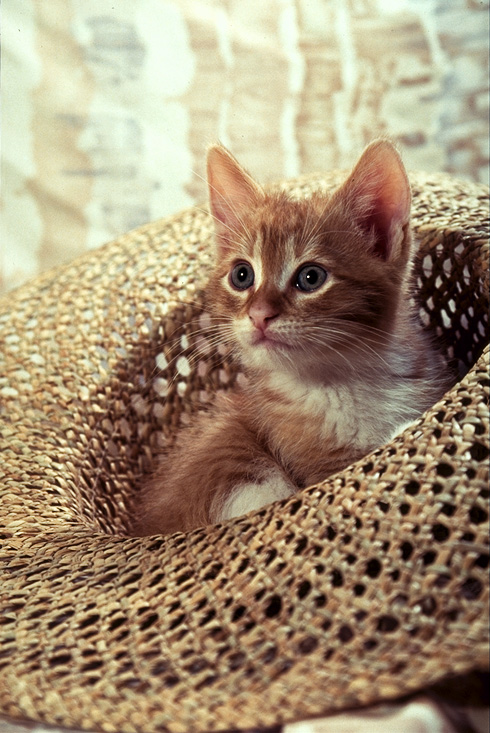
#> input picture cat.png, 490 x 733 px
$ python 'pencil sketch.py'
#> lines starting #> are read from the running program, lines starting #| are printed output that depends on the picture
import cv2
import numpy as np

#reading imagae from file
img = cv2.imread("cat.png")#add you png or jpg file here.
#> img is the input picture: shape (733, 490, 3); mean B, G, R 116.7, 143.2, 162.7
kernel_sharpening = np.array([[-1,-1,-1],
                              [-1, 9,-1],
                              [-1,-1,-1]])
sharpened = cv2.filter2D(img,-1,kernel_sharpening)
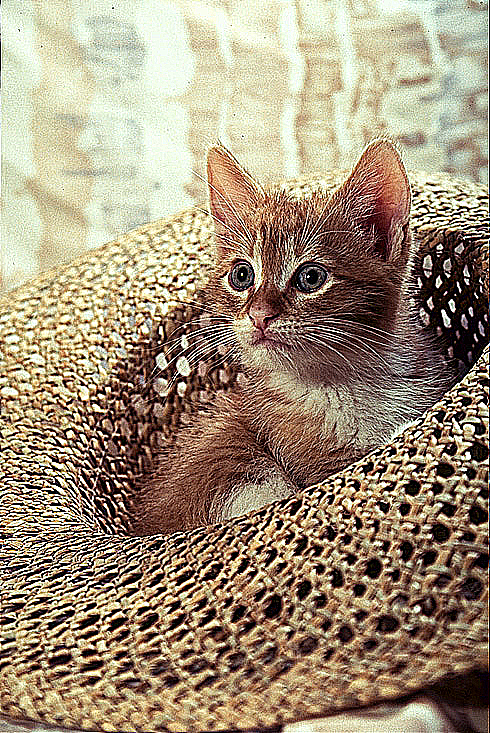
#> sharpened: shape (733, 490, 3); mean B, G, R 121.3, 144.3, 160.7
gray = cv2.cvtColor(sharpened , cv2.COLOR_BGR2GRAY)
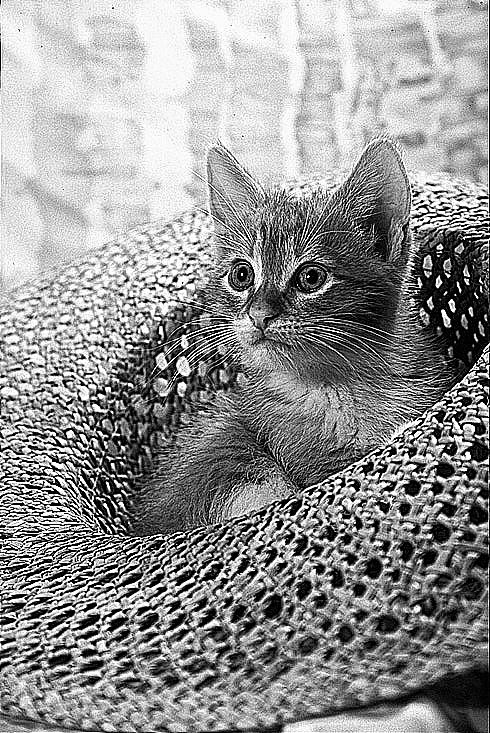
#> gray: shape (733, 490); min 0, max 255, mean 146.6
inv = 255-gray
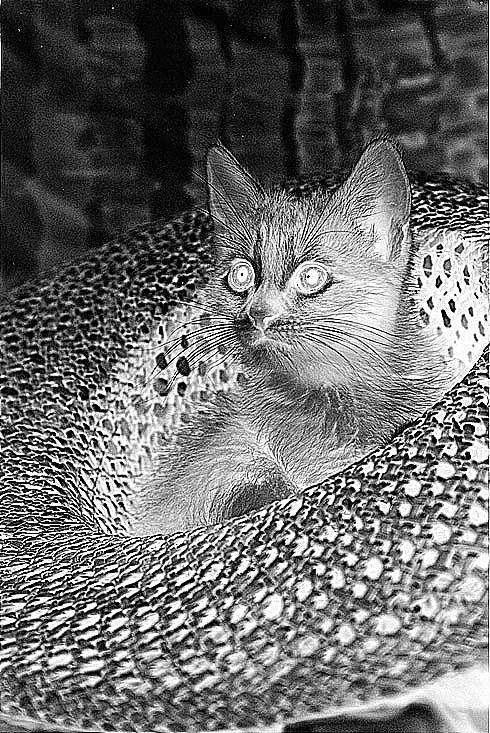
#> inv: shape (733, 490); min 0, max 255, mean 108.4
gaussgray = cv2.GaussianBlur(inv,ksize=(15,15),sigmaX=0,sigmaY=0)
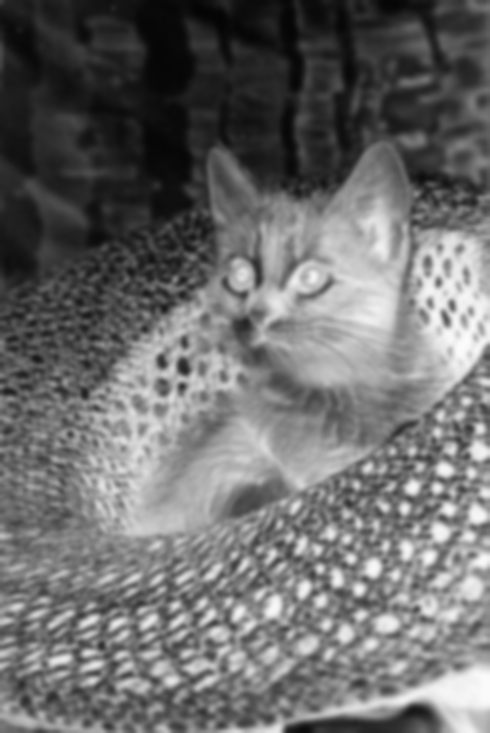
#> gaussgray: shape (733, 490); min 4, max 252, mean 108.3
#PENCIL SKETCH EFFECT
def dodgeV2(image,mask):
    return cv2.divide(image,255-mask,scale=256)
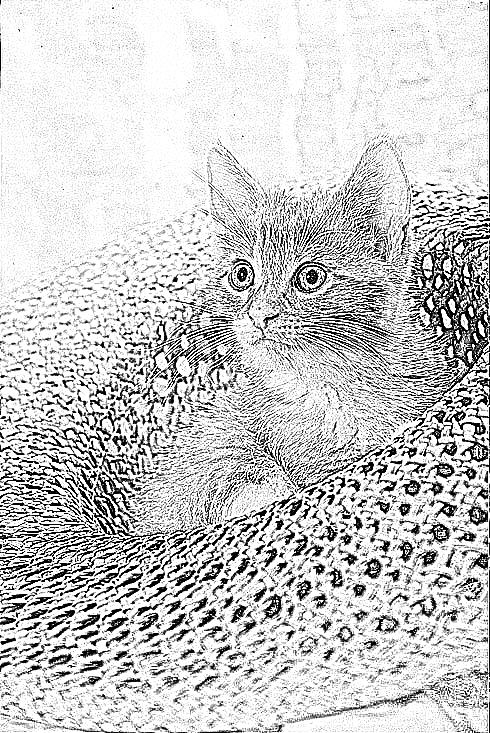
#> returned value: shape (733, 490); min 0, max 255, mean 203.3
pencil_img = dodgeV2(gray,gaussgray)
print('Pencil Sketch effect Applied.')

#comparing original vs resized
cv2.imshow('ORIGINAL',img)
cv2.imshow('PENCIL-SKETCH',pencil_img)

cv2.waitKey(0)
cv2.destroyAllWindows()
